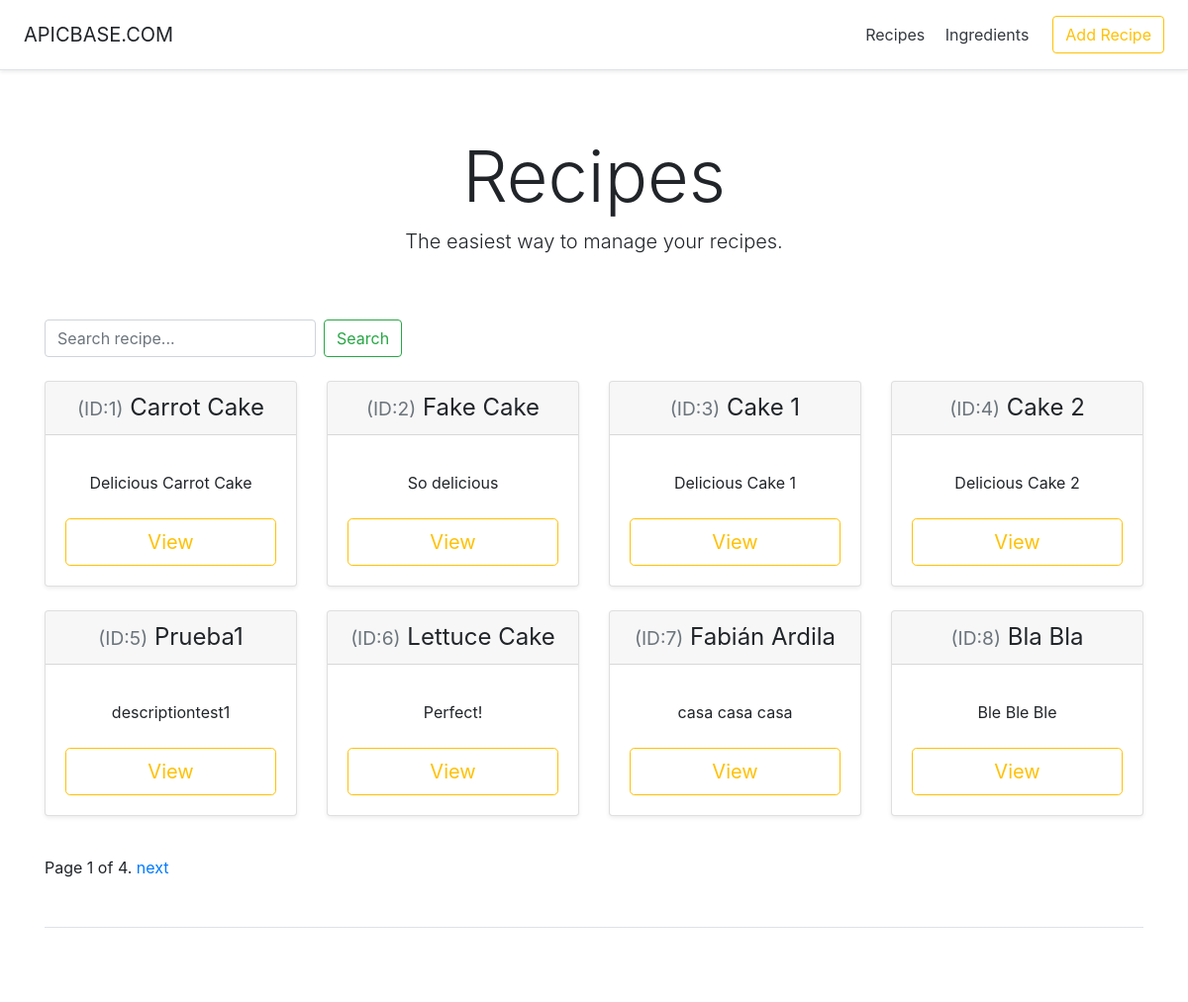
The app's page /recipeManager/, older data.
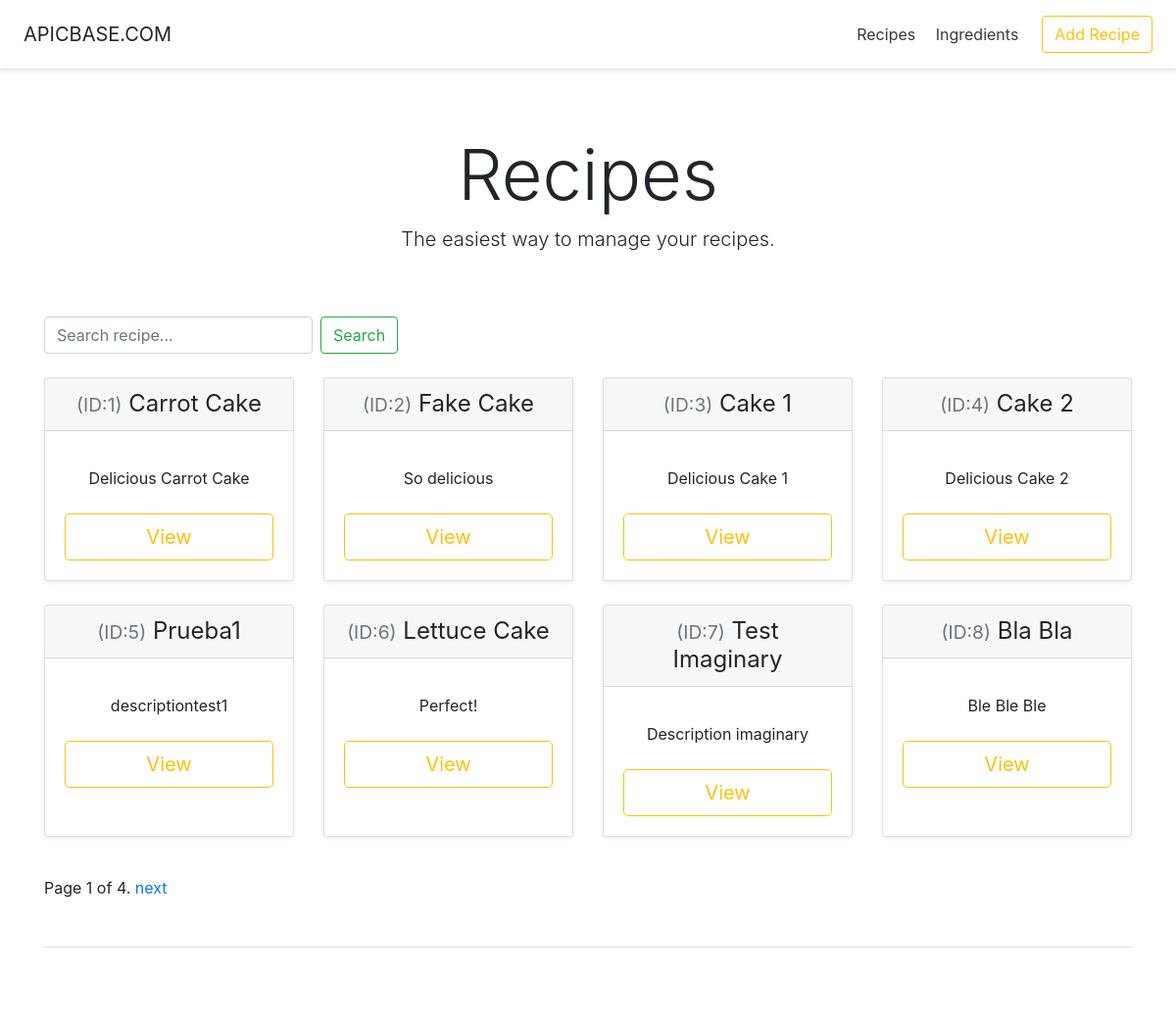
The same page, newer data.
### recipeManager/models.py (models this page shows, shortened)
class Recipe(models.Model):
    id = models.AutoField(primary_key=True)
    name = models.CharField(max_length=200)
    description = models.CharField(max_length=200)
    ingredients = models.ManyToManyField(Ingredient, through='Recipe_Ingredients')

### recipeManager/views.py (the view)
# urls.py: path('', views.IndexView.as_view(), name='index'),
class IndexView(generic.ListView):
    template_name = 'recipeManager/index.html'
    context_object_name = 'recipes_list'
    paginate_by = 8
    def get_queryset(self):
        recipes = Recipe.objects.all()
        if 'search' in self.request.GET:
            return doSearch(self.request.GET['search'], recipes)
        else:
            return recipes

### recipeManager/templates/recipeManager/index.html (shortened to what this page needs)
<!DOCTYPE html>
<html lang="en">
   <head>
      {% load static %}
      <link href="{%static 'recipeManager/pricing.css'%}" rel="stylesheet">
      {% load static %}
      <link href="{%static 'recipeManager/bootstrap.min.css'%}" rel="stylesheet">
   </head>
   <body>
      <div class="d-flex flex-column flex-md-row align-items-center p-3 px-md-4 mb-3 bg-white border-bottom shadow-sm">
         <h5 class="my-0 mr-md-auto font-weight-normal">APICBASE.COM</h5>
         <nav class="my-2 my-md-0 mr-md-3">
            <a class="p-2 text-dark" href="{% url 'recipeManager:index' %}">Recipes</a>
            <a class="p-2 text-dark" href="{% url 'recipeManager:ingredients' %}">Ingredients</a>
         </nav>
         <a class="btn btn-outline-warning" href="{% url 'recipeManager:addRecipe' %}">Add Recipe</a>
      </div>
      <div class="pricing-header px-3 py-3 pt-md-5 pb-md-4 mx-auto text-center">
         <h1 class="display-3">Recipes</h1>
         <p class="lead">The easiest way to manage your recipes.</p>
      </div>
      <div class="container">
        <form class="form-inline my-lg-4" method="get">
           <input name="search" class="form-control mr-sm-2" type="search" placeholder="Search recipe..." aria-label="Search">
           <button class="btn btn-outline-success my-2 my-sm-0" type="submit">Search</button>
        </form>
         <div class="card-deck mb-3 text-center">
            {% if recipes_list %}
            {% for recipe in recipes_list %}
            <div class="card mb-4 shadow-sm">
               <div class="card-header">
                  <h4 class="my-0 font-weight-normal"><small class="text-muted">(ID:{{ recipe.id }})</small> {{ recipe.name }}</h4>
               </div>
               <div class="card-body">
                  <ul class="list-unstyled mt-3 mb-4">
                     <li>{{ recipe.description }}</li>
                  </ul>
                  <a href="{% url 'recipeManager:recipeDetail' recipe.id %}" style="text-decoration:none;"><button type="button" class="btn btn-lg btn-block btn-outline-warning">View</button></a>
               </div>
            </div>
            {% endfor %}
         </div>
         {% if is_paginated %}
           <div class="pagination">
              <span class="page-links">
              <span class="page-current">
              Page {{ page_obj.number }} of {{ page_obj.paginator.num_pages }}.
              </span>
              {% if page_obj.has_next %}
              <a href="?page={{ page_obj.next_page_number }}">next</a>
              {% endif %}
              </span>
           </div>
         {% endif %}
         {% else %}
          <p><strong>No recipes available.</strong></p>
         {% endif %}
         <footer class="pt-4 my-md-5 pt-md-5 border-top"></footer>
      </div>
   </body>
</html>

Row changes from the older to the newer data that the page shows:
changed Recipe id 7: name "Fabián Ardila" → "Test Imaginary"; description "casa casa casa" → "Description imaginary"
